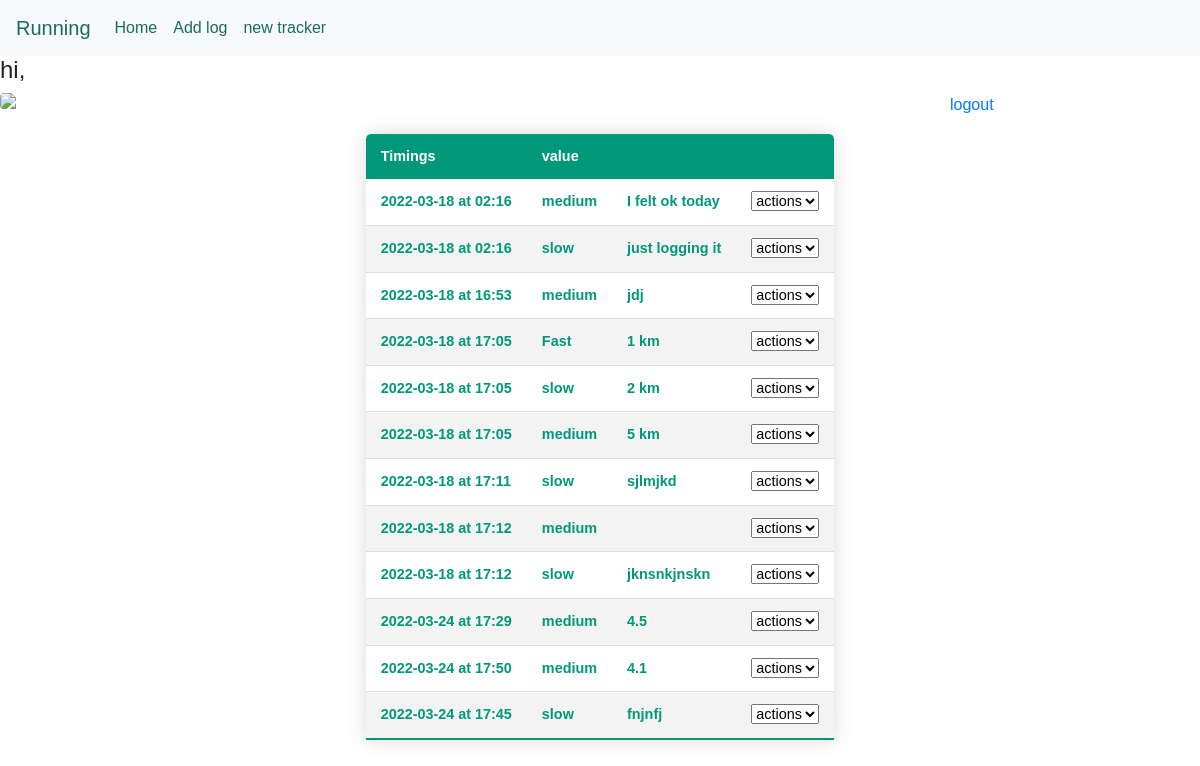
The app's page /trackertype/10 with its own data.
### main.py (models this page shows)
class Trackertype(db.Model):
    __tablename__ = 'trackertype'
    trackerID = db.Column(db.Integer, primary_key=True, nullable=False)
    Name = db.Column(db.Text)
    Description = db.Column(db.Text)
    TrackerInV = db.Column(db.Text)
    settings = db.relationship("Setting")
    trackerslog = db.relationship("Trackeradd")
    username = db.Column(db.Text, db.ForeignKey('user.username'))

class Trackeradd(db.Model):
    __tablename__ = 'trackeradd'
    logID = db.Column(db.Integer, primary_key=True, nullable=False)
    When = db.Column(db.Text, unique=True)
    trackerID = db.Column(db.Integer, db.ForeignKey('trackertype.trackerID'))
    Value = db.Column(db.Text)
    Notes = db.Column(db.Text)

### main.py (the view)
@ app.route("/trackertype/<trackerid>", methods=['GET', 'POST'])
def trackerinfo(trackerid):
    selectedtrackerlog = Trackeradd.query.filter_by(trackerID=trackerid).all()
    tracker = Trackertype.query.filter_by(trackerID=trackerid).first()
    print(tracker.Name)
    when = []
    logids = []
    values = []
    notes = []
    if tracker.TrackerInV == "Num":
        for each in selectedtrackerlog:
            logids.append(each.logID)
            ans = each.When
            ans = ans.replace('T', ' \nat ')
            when.append(ans)
            notes.append(each.Notes)
            values.append(int(each.Value))
        plt.scatter(when, values)
    else:
        for each in selectedtrackerlog:
            logids.append(each.logID)
            ans = each.When
            ans = ans.replace('T', ' \nat ')
            when.append(ans)
            notes.append(each.Notes)
            values.append(each.Value)
        plt.hist(values)
    plot = f'static/img/{trackerid}'
    plt.savefig(plot)
    plt.close()
    return(render_template("trackerinfo.html", username=username, plot=f'{trackerid}.png', trackerid=trackerid, when=when, notes=notes, values=values, n=len(values), trackername=tracker.Name, whenorig=logids))

### templates/trackerinfo.html (shortened to what this page needs)
<!DOCTYPE html>
<html lang="en">
<head>
    <link rel="stylesheet" href="https://cdn.jsdelivr.net/npm/bootstrap@4.3.1/dist/css/bootstrap.min.css"
>
    <link rel="stylesheet" href="../static/css/trackerinfo.css">
</head>
<body>
    <nav class="navbar navbar-expand-lg navbar-light bg-light">
        <a class="navbar-brand" style="color:#166d5b" href="./{{trackerid}}">{{trackername}}</a>
        <div class="collapse navbar-collapse" id="navbarNavDropdown">
            <ul class="navbar-nav">
                <li class="nav-item active">
                    <a class="nav-link" href="../../" style="color:#166d5b">Home </a>
                </li>
                <li class="nav-item">
                    <a class="nav-link" href="/trackertype/{{trackername}}/create" style="color:#166d5b">Add log</a>
                </li>
                <li class="nav-item">
                    <a class="nav-link" href="/trackertype/create" style="color:#166d5b">new tracker</a>
                </li>
            </ul>
        </div>
    </nav>
    <h4>hi, {{ username }}</h4>
    <span style="width:250px; float: right;"> <a href="/logout">logout</a></span>
    <img src="../static/img/{{plot}}" class="rounded mx-auto d-block">
    <table class="content-table">
        <thead>
            <tr>
                <th>Timings</th>
                <th>value</th>
                <th></th>
                <th></th>
            </tr>
        </thead>
        <tbody>
            {% for i in range(n)%}
            <tr class="active-row">
                <td>{{when[i]}}</td>
                <td>{{values[i]}}</td>
                <td>{{notes[i]}}</td>
                <td><select name="forma" onchange="location = this.value;">
                        <option value="" selected>actions</option>
                    </select>
            </tr>
            {% endfor %}
        </tbody>
    </table>
</body>
</html>

### static/css/trackerinfo.css (style rules this page uses)
* { font-family: sans-serif; }
.content-table { border-collapse: collapse; margin: 25px 0; font-size: 0.9em; min-width: 400px; border-radius: 5px 5px 0 0; overflow: hidden; box-shadow: 0 0 20px rgba(0, 0, 0, 0.15); margin-left: auto; margin-right: auto; }
.content-table thead tr { background-color: #009879; color: #ffffff; text-align: left; font-weight: bold; }
.content-table th, .content-table td { padding: 12px 15px; }
.content-table tbody tr { border-bottom: 1px solid #dddddd; }
.content-table tbody tr:nth-of-type(even) { background-color: #f3f3f3; }
.content-table tbody tr:last-of-type { border-bottom: 2px solid #009879; }
.content-table tbody tr.active-row { font-weight: bold; color: #009879; }

### records on screen
Trackertype: Name "Running"
Trackeradd: Value "medium", Notes "I felt ok today"
Trackeradd: Value "slow", Notes "just logging it"
Trackeradd: Value "medium", Notes "jdj"
Trackeradd: Value "Fast", Notes "1 km"
Trackeradd: Value "slow", Notes "2 km"
Trackeradd: Value "medium", Notes "5 km"
Trackeradd: Value "slow", Notes "sjlmjkd"
Trackeradd: Value "medium"
Trackeradd: Value "slow", Notes "jknsnkjnskn"
Trackeradd: Value "medium", Notes "4.5"
Trackeradd: Value "medium", Notes "4.1"
Trackeradd: Value "slow", Notes "fnjnfj"

### other values on screen
{{ when[i] }} "2022-03-18 at 02:16" "2022-03-18 at 02:16" "2022-03-18 at 16:53" "2022-03-18 at 17:05" "2022-03-18 at 17:05" "2022-03-18 at 17:05" "2022-03-18 at 17:11" "2022-03-18 at 17:12" "2022-03-18 at 17:12" "2022-03-24 at 17:29" "2022-03-24 at 17:50" "2022-03-24 at 17:45"
